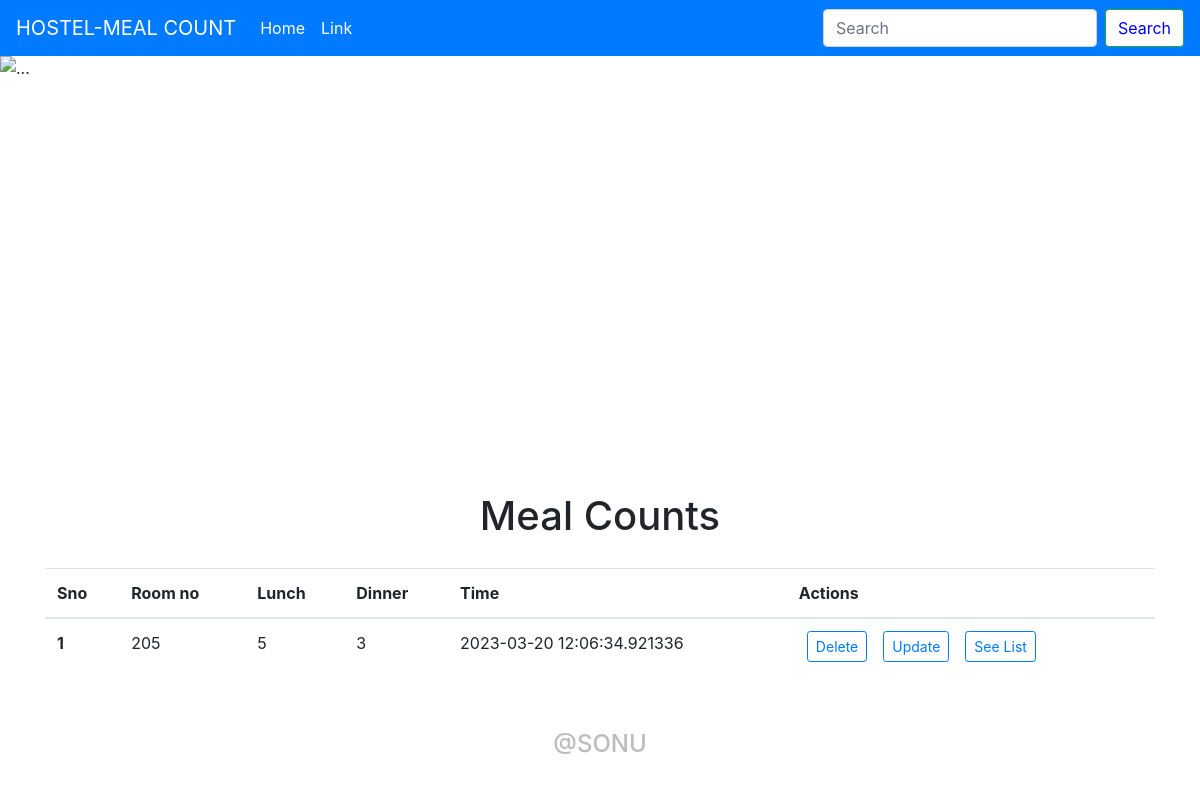
Page /home on the earlier database version.
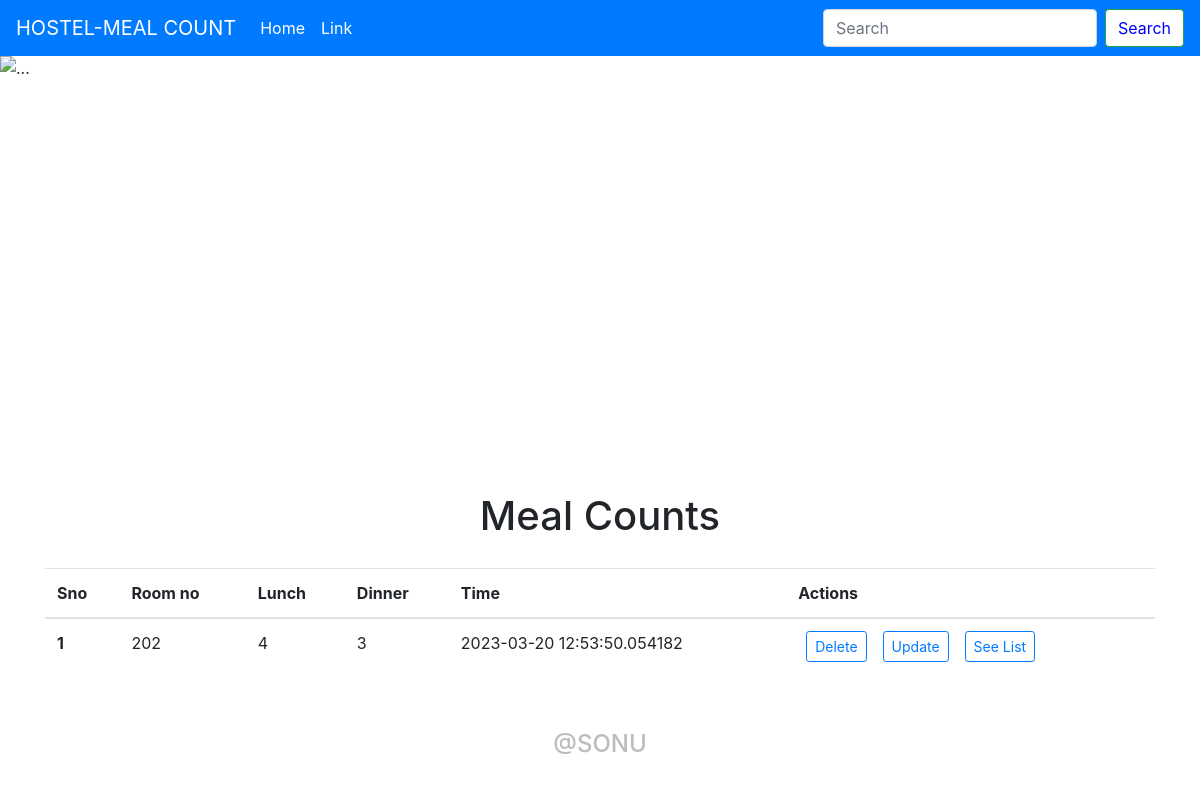
Same page on the later database version.
### app.py (models this page shows, shortened)
class Todo(db.Model):
    sno = db.Column(db.Integer, primary_key = True)
    title = db.Column(db.String(200), nullable = False)
    desc = db.Column(db.String(500), nullable = True)
    lunch = db.Column(db.String(500), nullable = True)
    desc2 = db.Column(db.String(500), nullable = True)
    dinner = db.Column(db.String(500), nullable = True)
    date_created = db.Column(db.DateTime, default = datetime.utcnow)

### app.py (the view)
@app.route("/home", methods = ['GET', 'POST'])
def hello_world():
    allTodo = Todo.query.all()
    allpass = Todo.query.all()
    return render_template('index.html', allTodo=allTodo, allpass = allpass)

### templates/index.html (shortened to what this page needs)
{% extends 'base.html' %}
{% block body%}
      <div class="container my-3">
        <h1 style="text-align:center;padding:20px">Meal Counts</h1>
              {% if allTodo|length==0 %}
              <div class="alert alert-danger" role="alert">
                No Records Found. Add Meal Counts
              </div>
                 {% else %}
                 <table class="table">
                  <thead>
                    <tr>
                      <th scope="col">Sno</th>
                      <th scope="col">Room no</th>
                      <th scope="col">Lunch</th>
                      <th scope="col">Dinner</th>
                      <th scope="col">Time</th>
                      <th scope="col">Actions</th>
                    </tr>
                  </thead>
                  <tbody>
              {% for todo in allTodo %}
              <tr>
                <th scope="row">{{loop.index}}</th>
                <td>{{todo.title}}</td>
                <td>{{todo.desc}}</td>
                <td>{{todo.desc2}}</td>
                <td>{{todo.date_created}}</td>
                <td>
                  <a href="/delete/{{todo.sno}}" type="button" class="btn btn-outline-primary btn-sm mx-2" name="delete">Delete</button>
                  <a href="/update/{{todo.sno}}" type="button" class="btn btn-outline-primary btn-sm mx-2">Update</button>
                  <a href="/list/{{todo.sno}}" type="button" class="btn btn-outline-primary btn-sm mx-2">See List</button>
                  </td>
              </tr>
              {% endfor %}
              {% endif %}
            </tbody>
          </table>
      </div>
{% endblock body %}

Differences in the rows shown:
changed Todo: title "205" → "202"; desc "5" → "4"; date_created "2023-03-20 12:06:34.921336" → "2023-03-20 12:53:50.054182"
